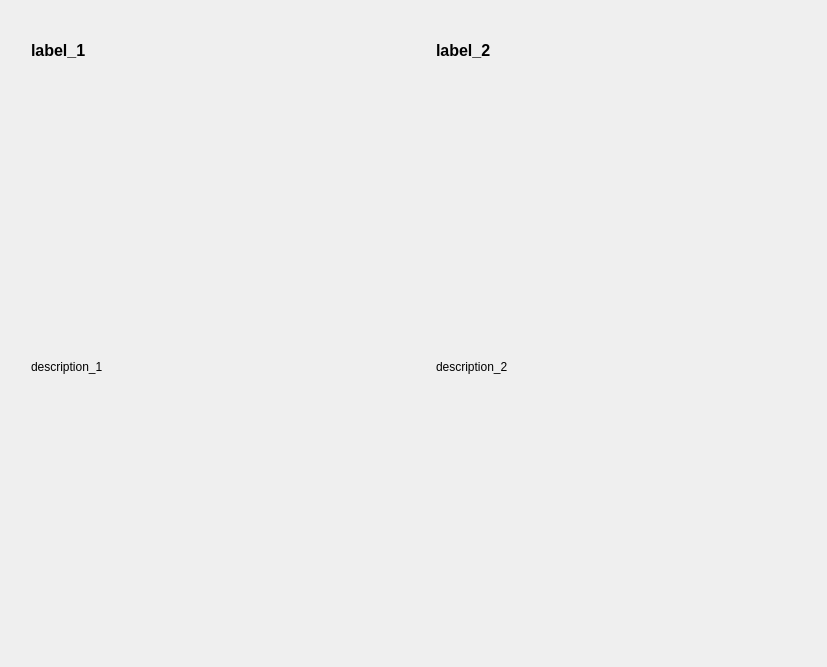
         <widget class="QWidget" name="scrollAreaWidgetContents_4">
          <property name="geometry">
           <rect>
            <x>0</x>
            <y>0</y>
            <width>827</width>
            <height>667</height>
           </rect>
          </property>
          <layout class="QGridLayout" name="gridLayout_12">
           <item row="0" column="0">
            <widget class="QWidget" name="widget_8" native="true">
             <layout class="QGridLayout" name="gridLayout_13">
              <item row="1" column="0">
               <widget class="QLabel" name="A_description_1">
                <property name="font">
                 <font>
                  <pointsize>9</pointsize>
                 </font>
                </property>
                <property name="text">
                 <string>description_1</string>
                </property>
                <property name="wordWrap">
                 <bool>true</bool>
                </property>
               </widget>
              </item>
              <item row="0" column="0">
               <widget class="QLabel" name="A_label_1">
                <property name="minimumSize">
                 <size>
                  <width>360</width>
                  <height>20</height>
                 </size>
                </property>
                <property name="maximumSize">
                 <size>
                  <width>360</width>
                  <height>60</height>
                 </size>
                </property>
                <property name="font">
                 <font>
                  <pointsize>12</pointsize>
                  <weight>75</weight>
                  <italic>false</italic>
                  <bold>true</bold>
                  <underline>false</underline>
                  <strikeout>false</strikeout>
                  <kerning>true</kerning>
                 </font>
                </property>
                <property name="mouseTracking">
                 <bool>false</bool>
                </property>
                <property name="tabletTracking">
                 <bool>false</bool>
                </property>
                <property name="acceptDrops">
                 <bool>false</bool>
                </property>
                <property name="toolTipDuration">
                 <number>-1</number>
                </property>
                <property name="layoutDirection">
                 <enum>Qt::LeftToRight</enum>
                </property>
                <property name="text">
                 <string>label_1</string>
                </property>
                <property name="wordWrap">
                 <bool>true</bool>
                </property>
               </widget>
              </item>
             </layout>
            </widget>
           </item>
           <item row="0" column="1">
            <widget class="QWidget" name="widget_9" native="true">
             <layout class="QGridLayout" name="gridLayout_14">
              <item row="1" column="0">
               <widget class="QLabel" name="A_description_2">
                <property name="font">
                 <font>
                  <pointsize>9</pointsize>
                 </font>
                </property>
                <property name="text">
                 <string>description_2</string>
                </property>
                <property name="wordWrap">
                 <bool>true</bool>
                </property>
               </widget>
              </item>
              <item row="0" column="0">
               <widget class="QLabel" name="A_label_2">
                <property name="minimumSize">
                 <size>
                  <width>360</width>
                  <height>20</height>
                 </size>
                </property>
                <property name="maximumSize">
                 <size>
                  <width>360</width>
                  <height>60</height>
                 </size>
                </property>
                <property name="font">
                 <font>
                  <pointsize>12</pointsize>
                  <weight>75</weight>
                  <italic>false</italic>
                  <bold>true</bold>
                  <underline>false</underline>
                  <strikeout>false</strikeout>
                  <kerning>true</kerning>
                 </font>
                </property>
                <property name="mouseTracking">
                 <bool>false</bool>
                </property>
                <property name="tabletTracking">
                 <bool>false</bool>
                </property>
                <property name="acceptDrops">
                 <bool>false</bool>
                </property>
                <property name="toolTipDuration">
                 <number>-1</number>
                </property>
                <property name="layoutDirection">
                 <enum>Qt::LeftToRight</enum>
                </property>
                <property name="text">
                 <string>label_2</string>
                </property>
                <property name="wordWrap">
                 <bool>true</bool>
                </property>
               </widget>
              </item>
             </layout>
            </widget>
           </item>
          </layout>
         </widget>
